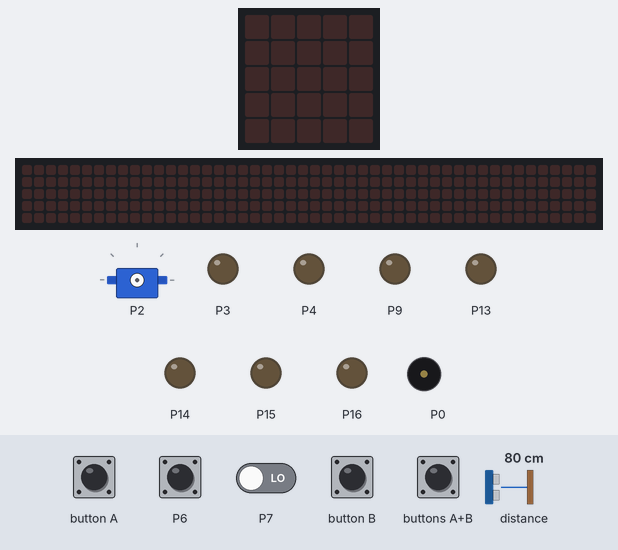
Recording of a program running on a simulated BBC micro:bit (MakeCode). Shown: the board's 5×5 LED display, a strip that is not on the board, showing the scrolling text unrolled, servo, output pins drawn as LEDs (lit = HIGH), buzzer (waves = sounding). Dashed ring = blinking. The test bench sets the inputs (shaded band); at power-on: P6 LOW, P7 LOW, distance to the obstacle 80 cm. The echo pulse lasts 58.3 µs per cm; the 48×5 strip is a reading aid, not a part: it shows the text the display is scrolling, unrolled, one strip-width of it at a time; pins used as bus, display or sensor lines are not drawn.

Above: at 1.2 s.
1.3 s: buttons A+B pressed for 0.15 s
At 1.9 s:
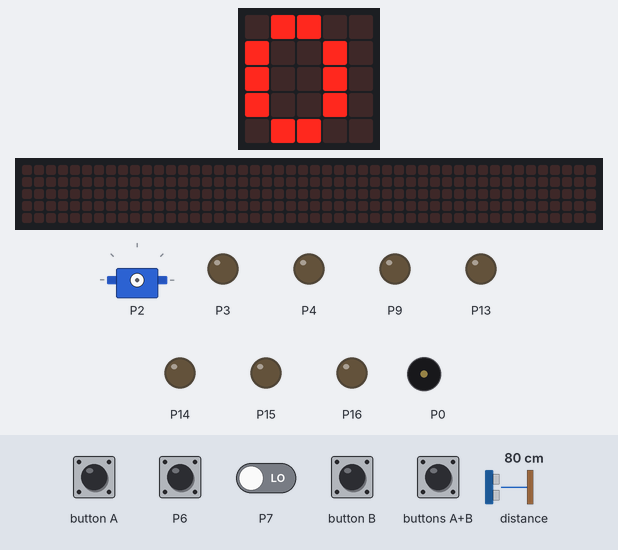
4.4 s: button B pressed for 0.15 s
At 7.1 s:
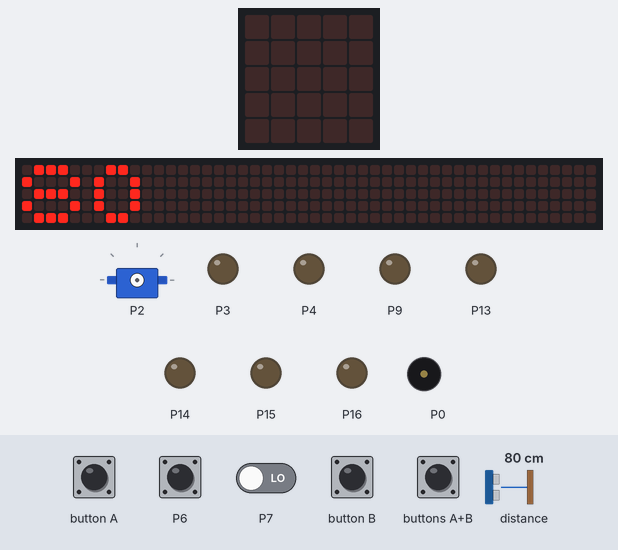
7.4 s: button A pressed for 0.15 s
At 10.18 s:
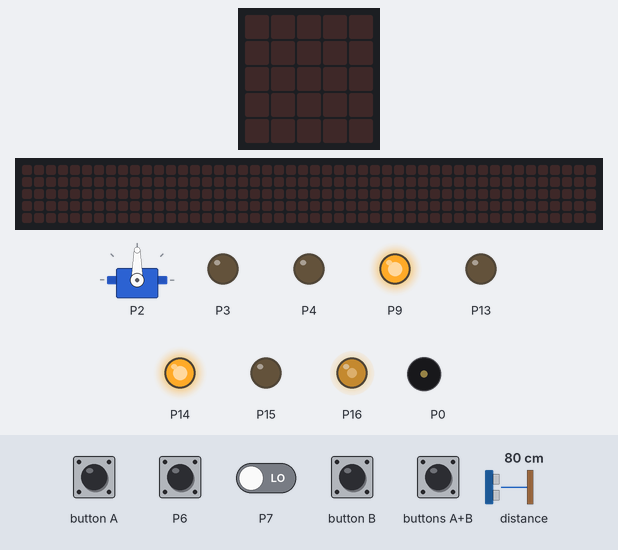
10.5 s: P6 pulled HIGH for 1 s
At 14.7 s:
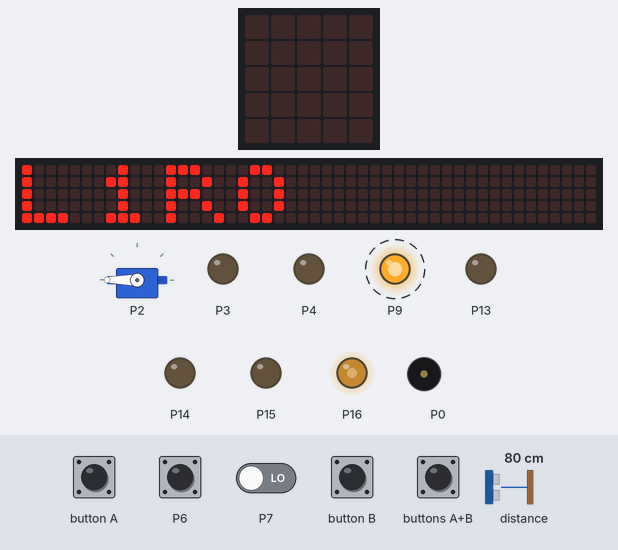
17.4 s: button A pressed 2 times (0.12 s each, 0.3 s apart)
21.0 s: buttons A+B pressed for 0.15 s
At 25.4 s:
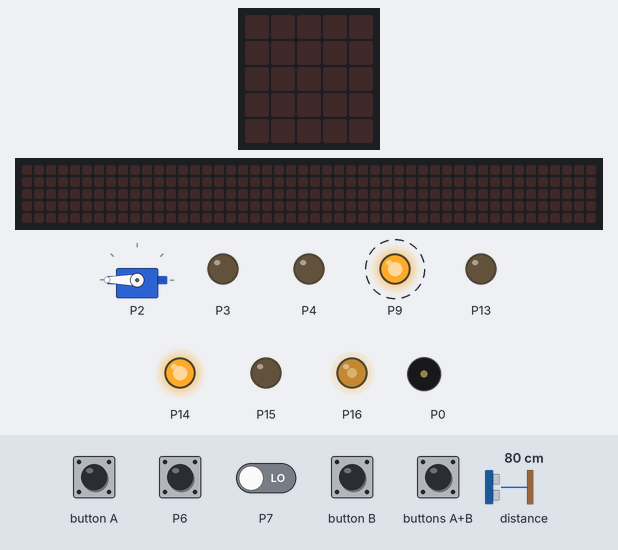
Timing chart, 0 to 27.2 s (numbered marks = the images above; inputs shaded):
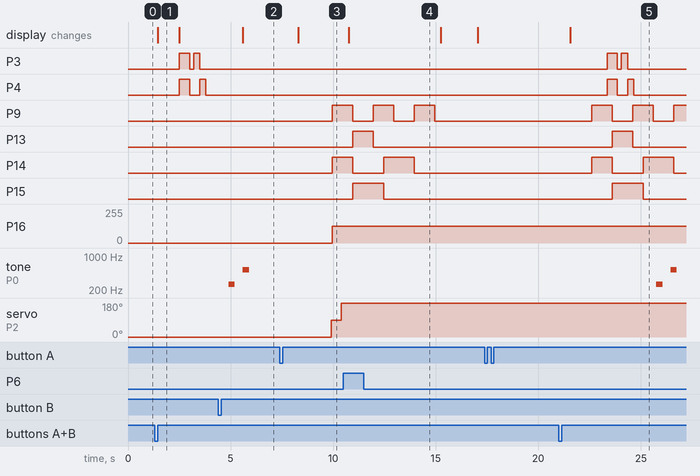

The program:

main.ts
```typescript
/*
 * PyoBot - micro:bit Robot Board Extension
 *
 * Pin Map:
 *   LED Left: P3,  LED Right: P4
 *   Buzzer: P0
 *   Line Sensor Left: P6,  Line Sensor Right: P7
 *   Ultrasonic Trig: P1,  Ultrasonic Echo: P10
 *   Motor Left:  P8(PWMA), P9(AIN2), P13(AIN1)
 *   Motor Right: P16(PWMB), P15(BIN2), P14(BIN1)
 *   Servo: P2
 *   I2C: P19(SCL), P20(SDA)
 */

/**
 * Select which motor to control (left, right, or both).
 */
enum PyoMotor {
    //% block="left"
    Left = 0,
    //% block="right"
    Right = 1,
    //% block="both"
    Both = 2
}

/**
 * Motor rotation direction (forward or backward).
 */
enum PyoDirection {
    //% block="forward"
    Forward = 0,
    //% block="backward"
    Backward = 1
}

/**
 * Select which LED to control (left, right, or both).
 */
enum PyoLED {
    //% block="left"
    Left = 0,
    //% block="right"
    Right = 1,
    //% block="both"
    Both = 2
}

/**
 * LED power state (on or off).
 */
enum PyoLEDState {
    //% block="on"
    On = 1,
    //% block="off"
    Off = 0
}

/**
 * Select which line sensor to read (left or right).
 */
enum PyoLineSensor {
    //% block="left"
    Left = 0,
    //% block="right"
    Right = 1
}

/**
 * Turn direction for differential steering.
 */
enum PyoTurn {
    //% block="turn left"
    Left = 0,
    //% block="turn right"
    Right = 1
}

/**
 * Blocks for controlling the PyoBot micro:bit robot board:
 * motors, line sensors, ultrasonic, LEDs, buzzer, and servo.
 */
//% weight=100 color=#FF6B35 icon="\uf1b9" block="PyoBot"
//% groups="['Motors', 'Line Sensor', 'Ultrasonic', 'LED', 'Buzzer', 'Servo']"
namespace pyobot {

    let _pinsReady = false
    let _lastPing = 0
    function initPins(): void {
        if (!_pinsReady) {
            _pinsReady = true
            led.enable(false)
        }
    }

    // ───────── Motors ─────────

    /**
     * Run motor in specified direction and speed.
     * Automatically disables the LED matrix (pin conflict).
     * @param motor select motor, eg: PyoMotor.Both
     * @param direction direction, eg: PyoDirection.Forward
     * @param speed speed (0~1023), eg: 500
     */
    //% block="motor $motor $direction speed $speed"
    //% speed.min=0 speed.max=1023 speed.defl=500
    //% group="Motors" weight=99
    export function motorRun(motor: PyoMotor, direction: PyoDirection, speed: number): void {
        initPins()
        if (motor == PyoMotor.Left || motor == PyoMotor.Both) {
            if (direction == PyoDirection.Forward) {
                pins.digitalWritePin(DigitalPin.P9, 1)
                pins.digitalWritePin(DigitalPin.P13, 0)
            } else {
                pins.digitalWritePin(DigitalPin.P9, 0)
                pins.digitalWritePin(DigitalPin.P13, 1)
            }
            pins.analogWritePin(AnalogPin.P8, speed)
        }
        if (motor == PyoMotor.Right || motor == PyoMotor.Both) {
            if (direction == PyoDirection.Forward) {
                pins.digitalWritePin(DigitalPin.P14, 1)
                pins.digitalWritePin(DigitalPin.P15, 0)
            } else {
                pins.digitalWritePin(DigitalPin.P14, 0)
                pins.digitalWritePin(DigitalPin.P15, 1)
            }
            pins.analogWritePin(AnalogPin.P16, speed)
        }
    }

    /**
     * Stop motor. Sets PWM to 0 and clears direction pins.
     * @param motor select motor, eg: PyoMotor.Both
     */
    //% block="motor $motor stop"
    //% group="Motors" weight=98
    export function motorStop(motor: PyoMotor): void {
        initPins()
        if (motor == PyoMotor.Left || motor == PyoMotor.Both) {
            pins.analogWritePin(AnalogPin.P8, 0)
            pins.digitalWritePin(DigitalPin.P9, 0)
            pins.digitalWritePin(DigitalPin.P13, 0)
        }
        if (motor == PyoMotor.Right || motor == PyoMotor.Both) {
            pins.analogWritePin(AnalogPin.P16, 0)
            pins.digitalWritePin(DigitalPin.P14, 0)
            pins.digitalWritePin(DigitalPin.P15, 0)
        }
    }

    /**
     * Turn left or right by stopping one side and driving the other.
     * @param turn turn direction, eg: PyoTurn.Left
     * @param speed speed (0~1023), eg: 500
     */
    //% block="$turn speed $speed"
    //% speed.min=0 speed.max=1023 speed.defl=500
    //% group="Motors" weight=97
    export function motorTurn(turn: PyoTurn, speed: number): void {
        initPins()
        if (turn == PyoTurn.Left) {
            motorStop(PyoMotor.Left)
            motorRun(PyoMotor.Right, PyoDirection.Forward, speed)
        } else {
            motorRun(PyoMotor.Left, PyoDirection.Forward, speed)
            motorStop(PyoMotor.Right)
        }
    }

    // ───────── Line Sensor ─────────

    /**
     * Read line sensor value. Returns 0 for white surface, 1 for black line.
     * @param sensor select sensor, eg: PyoLineSensor.Left
     */
    //% block="$sensor line sensor value"
    //% group="Line Sensor" weight=89
    export function lineSensor(sensor: PyoLineSensor): number {
        initPins()
        if (sensor == PyoLineSensor.Left) {
            return pins.digitalReadPin(DigitalPin.P6)
        } else {
            return pins.digitalReadPin(DigitalPin.P7)
        }
    }

    /**
     * Returns true if line sensor detects a black line.
     * @param sensor select sensor, eg: PyoLineSensor.Left
     */
    //% block="$sensor line detected"
    //% group="Line Sensor" weight=88
    export function lineDetected(sensor: PyoLineSensor): boolean {
        initPins()
        return lineSensor(sensor) == 1
    }

    /**
     * Returns true if line sensor does not detect a black line.
     * @param sensor select sensor, eg: PyoLineSensor.Right
     */
    //% block="$sensor line not detected"
    //% group="Line Sensor" weight=87
    export function lineNotDetected(sensor: PyoLineSensor): boolean {
        initPins()
        return lineSensor(sensor) == 0
    }

    // ───────── Ultrasonic ─────────

    /**
     * Measure distance with ultrasonic sensor in centimeters.
     * Uses P1 (trig) and P10 (echo).
     *
     * Returns 0 ONLY when the sensor does not respond at all
     * (not connected, wired backwards, or faulty).
     * When nothing is within range the HC-SR04 still emits a
     * ~70ms "no object" pulse; that pulse is measured and reported
     * as a large distance (about 1200cm), so an empty space and a
     * broken sensor no longer look the same.
     */
    //% block="ultrasonic distance (cm)"
    //% group="Ultrasonic" weight=79
    export function ultrasonic(): number {
        initPins()

        // HC-SR04 needs >= 60ms between measurements, otherwise the
        // next reading picks up the tail of the previous burst.
        const wait = 60 - (control.millis() - _lastPing)
        if (wait > 0) basic.pause(wait)

        pins.digitalWritePin(DigitalPin.P1, 0)
        control.waitMicros(2)
        pins.digitalWritePin(DigitalPin.P1, 1)
        control.waitMicros(10)
        pins.digitalWritePin(DigitalPin.P1, 0)

        // 100000us: these boards emit a ~70ms "no object" pulse.
        const duration = pins.pulseIn(DigitalPin.P10, PulseValue.High, 100000)
        _lastPing = control.millis()

        if (duration == 0) return 0

        // micro:bit V1 and V2 measure pulses differently.
        const div = control.hardwareVersion() == "1" ? 39 : 58
        return Math.round(duration / div)
    }

    // ───────── LED ─────────

    /**
     * Turn LED on or off. Uses P3 (left) and P4 (right).
     * @param pyoLed select LED, eg: PyoLED.Both
     * @param state on or off, eg: PyoLEDState.On
     */
    //% block="$pyoLed led $state"
    //% group="LED" weight=69
    export function pyoLed(pyoLed: PyoLED, state: PyoLEDState): void {
        initPins()
        if (pyoLed == PyoLED.Left || pyoLed == PyoLED.Both) {
            pins.digitalWritePin(DigitalPin.P3, state)
        }
        if (pyoLed == PyoLED.Right || pyoLed == PyoLED.Both) {
            pins.digitalWritePin(DigitalPin.P4, state)
        }
    }

    // ───────── Buzzer ─────────

    /**
     * Play a tone on the buzzer at the given frequency and duration.
     * Uses P0 as the pitch pin.
     * @param frequency frequency in Hz, eg: 262
     * @param duration duration in ms, eg: 500
     */
    //% block="buzzer frequency $frequency Hz $duration ms"
    //% frequency.min=0 frequency.max=5000 frequency.defl=262
    //% duration.min=0 duration.max=5000 duration.defl=500
    //% group="Buzzer" weight=59
    export function buzzer(frequency: number, duration: number): void {
        pins.analogSetPitchPin(AnalogPin.P0)
        music.playTone(frequency, duration)
    }

    /**
     * Stop all buzzer sounds.
     */
    //% block="buzzer off"
    //% group="Buzzer" weight=58
    export function buzzerOff(): void {
        music.stopAllSounds()
    }

    // ───────── Servo ─────────

    /**
     * Set servo motor angle on P2.
     * @param angle angle in degrees (0~180), eg: 90
     */
    //% block="servo angle $angle °"
    //% angle.min=0 angle.max=180 angle.defl=90
    //% group="Servo" weight=49
    export function servo(angle: number): void {
        pins.servoWritePin(AnalogPin.P2, angle)
    }

    /**
     * Release servo motor (stop sending PWM signal).
     */
    //% block="servo release"
    //% group="Servo" weight=48
    export function servoRelease(): void {
        pins.analogWritePin(AnalogPin.P2, 0)
    }
}
```

test.ts
```typescript
/**
 * PyoBot Extension Test Suite
 *
 * Tests all blocks in the PyoBot extension.
 * Hardware required: PyoBot robot car board with micro:bit.
 *
 * How to test:
 *   1. Load this file in MakeCode alongside main.ts
 *   2. Deploy to a micro:bit connected to a PyoBot board
 *   3. Press buttons A, B, A+B to run each test group
 *   4. Observe results on LED matrix and hardware behavior
 *
 * Pass/Fail criteria:
 *   - PASS: LED shows check icon, hardware responds as described
 *   - FAIL: LED shows X icon, or hardware does not respond
 *
 * Note: This extension uses hardware pins (motors, sensors, etc.)
 * that are not available in the simulator. All pin operations are
 * safe in the simulator (they return 0 / do nothing), so no
 * simulator errors will occur.
 */

let testPass = 0
let testFail = 0

function showPass(): void {
    testPass += 1
    basic.showIcon(IconNames.Yes)
    basic.pause(500)
    basic.clearScreen()
}

function showFail(): void {
    testFail += 1
    basic.showIcon(IconNames.No)
    basic.pause(500)
    basic.clearScreen()
}

// ===== Test Group A: Motors =====
// Press button A to run motor tests.
// Expected: both motors run forward 1s, backward 1s, turn left 1s,
// turn right 1s, then stop. LED matrix is disabled during motor use.
input.onButtonPressed(Button.A, function () {
    basic.showString("M")
    basic.pause(300)

    // Test motorRun forward
    pyobot.motorRun(PyoMotor.Both, PyoDirection.Forward, 500)
    basic.pause(1000)

    // Test motorRun backward
    pyobot.motorRun(PyoMotor.Both, PyoDirection.Backward, 500)
    basic.pause(1000)

    // Test motorRun single motor
    pyobot.motorRun(PyoMotor.Left, PyoDirection.Forward, 500)
    basic.pause(500)
    pyobot.motorRun(PyoMotor.Right, PyoDirection.Forward, 500)
    basic.pause(500)

    // Test motorTurn left
    pyobot.motorTurn(PyoTurn.Left, 500)
    basic.pause(1000)

    // Test motorTurn right
    pyobot.motorTurn(PyoTurn.Right, 500)
    basic.pause(1000)

    // Test motorStop
    pyobot.motorStop(PyoMotor.Both)

    showPass()
})

// ===== Test Group B: Sensors =====
// Press button B to run sensor tests.
// Expected: displays ultrasonic distance (cm) on LED matrix,
// then shows line sensor values (L and R) as 0 or 1.
input.onButtonPressed(Button.B, function () {
    basic.showString("S")
    basic.pause(300)

    // Test ultrasonic - should return a number >= 0
    let dist = pyobot.ultrasonic()
    if (dist >= 0) {
        basic.showNumber(dist)
        basic.pause(1000)
        showPass()
    } else {
        showFail()
    }

    // Test lineSensor - should return 0 or 1
    let leftVal = pyobot.lineSensor(PyoLineSensor.Left)
    let rightVal = pyobot.lineSensor(PyoLineSensor.Right)
    if ((leftVal == 0 || leftVal == 1) && (rightVal == 0 || rightVal == 1)) {
        basic.showString("L" + leftVal + "R" + rightVal)
        basic.pause(1000)
        showPass()
    } else {
        showFail()
    }

    // Test lineDetected / lineNotDetected - boolean checks
    let detected = pyobot.lineDetected(PyoLineSensor.Left)
    let notDetected = pyobot.lineNotDetected(PyoLineSensor.Left)
    if (detected != notDetected) {
        showPass()
    } else {
        showFail()
    }
})

// ===== Test Group A+B: LED, Buzzer, Servo =====
// Press A+B to run LED, buzzer, and servo tests.
// Expected: LEDs blink, buzzer plays tone, servo moves to 0/90/180.
input.onButtonPressed(Button.AB, function () {
    basic.showString("O")
    basic.pause(300)

    // Test LED on/off
    pyobot.pyoLed(PyoLED.Both, PyoLEDState.On)
    basic.pause(500)
    pyobot.pyoLed(PyoLED.Both, PyoLEDState.Off)
    basic.pause(200)
    pyobot.pyoLed(PyoLED.Left, PyoLEDState.On)
    basic.pause(300)
    pyobot.pyoLed(PyoLED.Left, PyoLEDState.Off)
    pyobot.pyoLed(PyoLED.Right, PyoLEDState.On)
    basic.pause(300)
    pyobot.pyoLed(PyoLED.Right, PyoLEDState.Off)
    showPass()

    // Test buzzer
    pyobot.buzzer(262, 300)
    basic.pause(400)
    pyobot.buzzer(523, 300)
    basic.pause(400)
    pyobot.buzzerOff()
    showPass()

    // Test servo
    pyobot.servo(0)
    basic.pause(500)
    pyobot.servo(90)
    basic.pause(500)
    pyobot.servo(180)
    basic.pause(500)
    pyobot.servoRelease()
    showPass()

    // Show total results
    basic.pause(500)
    basic.showString("P" + testPass + "F" + testFail)
})
```

Measured:
- after the input at 1.3 s, P3: LOW → HIGH after 1.2 s, → LOW 0.50 s later, → HIGH 0.20 s later, → LOW 0.30 s later; P4: LOW → HIGH after 1.2 s, → LOW 0.50 s later, → HIGH 0.50 s later, → LOW 0.30 s later; the display: changes after 0.15 s (image 1)
- after the input at 4.4 s, the display: changes after 1.2 s (image 2)
- after the input at 7.4 s, P9, P14: LOW → HIGH after 2.6 s; P16: 0/255 → 125/255 after 2.6 s
- after the input at 17.4 s, every drawn part: stays the same
- after the input at 21.0 s, P3: LOW → HIGH after 2.4 s, → LOW 0.50 s later, → HIGH 0.20 s later, → LOW 0.30 s later; P4: LOW → HIGH after 2.4 s, → LOW 0.50 s later, → HIGH 0.50 s later, → LOW 0.30 s later; tone on P0: silent → 262 Hz after 4.8 s, → silent 0.30 s later, → 523 Hz 0.41 s later, → silent 0.30 s later
- what the display in image 1 shows lasts 1.0 s, from 1.5 s to 2.5 s
